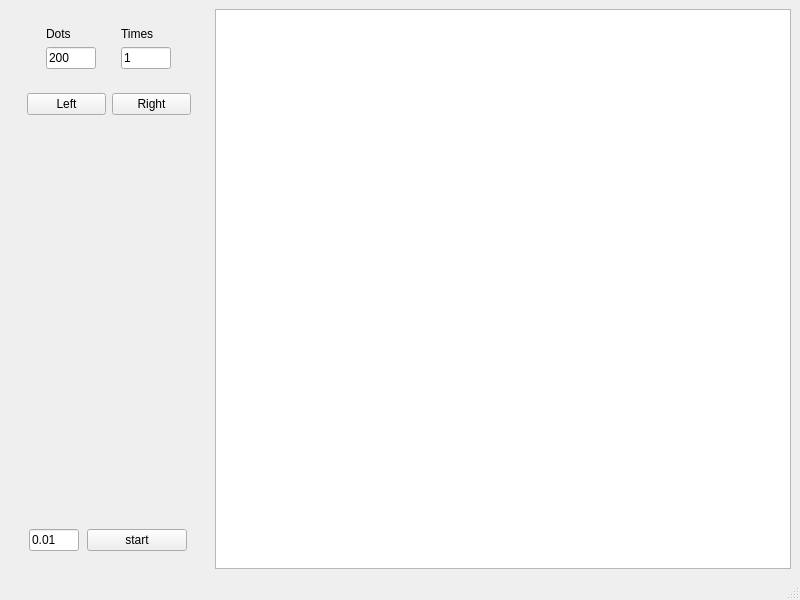
<?xml version="1.0" encoding="UTF-8"?>
<ui version="4.0">
 <class>MainWindow</class>
 <widget class="QMainWindow" name="MainWindow">
  <property name="geometry">
   <rect>
    <x>0</x>
    <y>0</y>
    <width>800</width>
    <height>600</height>
   </rect>
  </property>
  <property name="windowTitle">
   <string>Multiplication Table</string>
  </property>
  <widget class="QWidget" name="centralwidget">
   <layout class="QHBoxLayout" name="horizontalLayout">
    <item>
     <widget class="QWidget" name="widget_3" native="true">
      <property name="maximumSize">
       <size>
        <width>200</width>
        <height>16777215</height>
       </size>
      </property>
      <layout class="QVBoxLayout" name="verticalLayout">
       <item>
        <widget class="QWidget" name="widget_2" native="true">
         <property name="maximumSize">
          <size>
           <width>200</width>
           <height>16777215</height>
          </size>
         </property>
         <layout class="QGridLayout" name="gridLayout">
          <item row="0" column="0">
           <widget class="QLabel" name="label">
            <property name="text">
             <string>Dots</string>
            </property>
           </widget>
          </item>
          <item row="1" column="1">
           <widget class="QLineEdit" name="lineEditd_times">
            <property name="maximumSize">
             <size>
              <width>50</width>
              <height>16777215</height>
             </size>
            </property>
            <property name="focusPolicy">
             <enum>Qt::ClickFocus</enum>
            </property>
            <property name="text">
             <string>1</string>
            </property>
           </widget>
          </item>
          <item row="1" column="0">
           <widget class="QLineEdit" name="lineEditd_dots">
            <property name="maximumSize">
             <size>
              <width>50</width>
              <height>16777215</height>
             </size>
            </property>
            <property name="focusPolicy">
             <enum>Qt::ClickFocus</enum>
            </property>
            <property name="text">
             <string>200</string>
            </property>
           </widget>
          </item>
          <item row="0" column="1">
           <widget class="QLabel" name="label_2">
            <property name="text">
             <string>Times</string>
            </property>
           </widget>
          </item>
         </layout>
        </widget>
       </item>
       <item>
        <widget class="QWidget" name="widget_5" native="true">
         <property name="maximumSize">
          <size>
           <width>200</width>
           <height>16777215</height>
          </size>
         </property>
         <layout class="QGridLayout" name="gridLayout_2">
          <item row="0" column="1">
           <widget class="QPushButton" name="pushButton_right">
            <property name="focusPolicy">
             <enum>Qt::ClickFocus</enum>
            </property>
            <property name="toolTip">
             <string>or press PageDown</string>
            </property>
            <property name="text">
             <string>Right</string>
            </property>
           </widget>
          </item>
          <item row="0" column="0">
           <widget class="QPushButton" name="pushButton_left">
            <property name="focusPolicy">
             <enum>Qt::ClickFocus</enum>
            </property>
            <property name="toolTip">
             <string>or press PageUp</string>
            </property>
            <property name="text">
             <string>Left</string>
            </property>
           </widget>
          </item>
         </layout>
        </widget>
       </item>
       <item>
        <spacer name="verticalSpacer">
         <property name="orientation">
          <enum>Qt::Vertical</enum>
         </property>
         <property name="sizeHint" stdset="0">
          <size>
           <width>20</width>
           <height>40</height>
          </size>
         </property>
        </spacer>
       </item>
       <item>
        <widget class="QWidget" name="widget_4" native="true">
         <property name="maximumSize">
          <size>
           <width>200</width>
           <height>16777215</height>
          </size>
         </property>
         <layout class="QHBoxLayout" name="horizontalLayout_4">
          <item>
           <widget class="QLineEdit" name="lineEditd_step">
            <property name="maximumSize">
             <size>
              <width>50</width>
              <height>16777215</height>
             </size>
            </property>
            <property name="focusPolicy">
             <enum>Qt::ClickFocus</enum>
            </property>
            <property name="text">
             <string>0.01</string>
            </property>
           </widget>
          </item>
          <item>
           <widget class="QPushButton" name="pushButton_step">
            <property name="maximumSize">
             <size>
              <width>100</width>
              <height>16777215</height>
             </size>
            </property>
            <property name="focusPolicy">
             <enum>Qt::ClickFocus</enum>
            </property>
            <property name="toolTip">
             <string>or press Enter</string>
            </property>
            <property name="text">
             <string>start</string>
            </property>
           </widget>
          </item>
         </layout>
        </widget>
       </item>
      </layout>
     </widget>
    </item>
    <item>
     <widget class="QGraphicsView" name="graphicsView"/>
    </item>
   </layout>
  </widget>
  <widget class="QMenuBar" name="menubar">
   <property name="geometry">
    <rect>
     <x>0</x>
     <y>0</y>
     <width>800</width>
     <height>25</height>
    </rect>
   </property>
  </widget>
  <widget class="QStatusBar" name="statusbar"/>
 </widget>
 <resources/>
 <connections/>
</ui>
